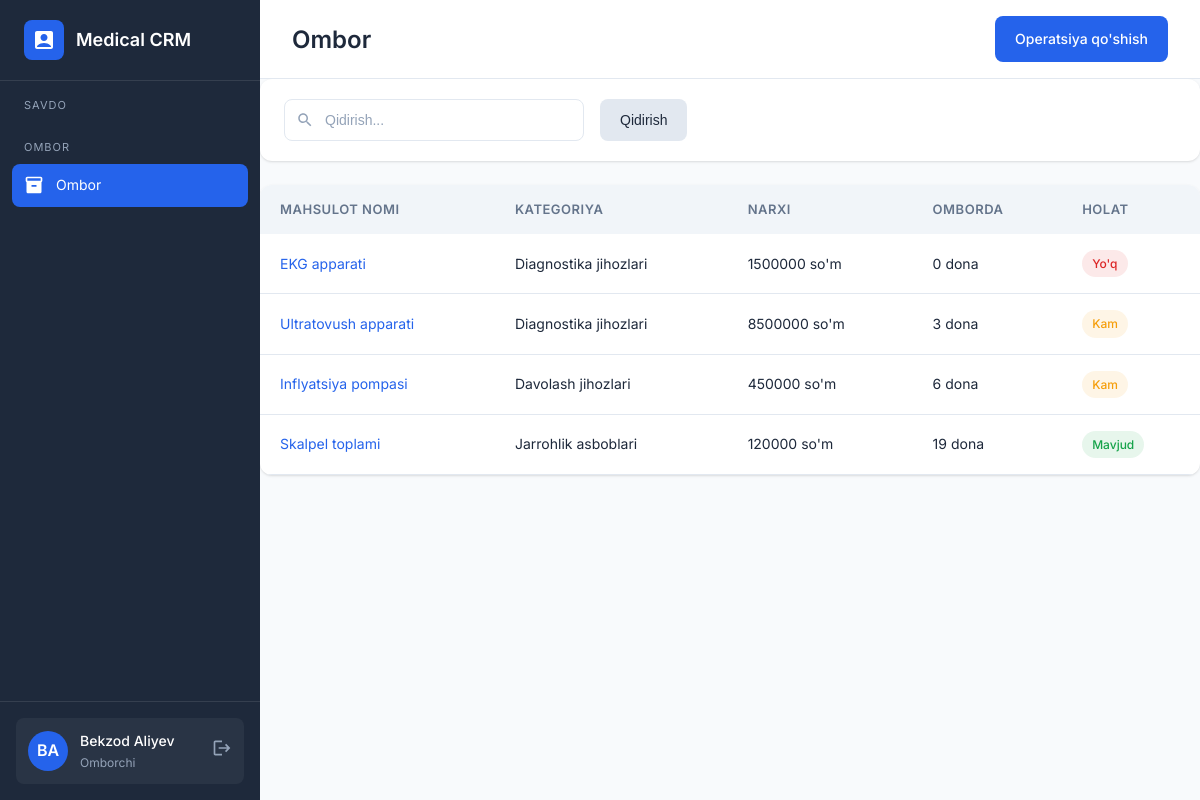
Screenshot of /warehouse/ (signed in) with the database file from the repository.
### backend/main/models.py (models this page shows, shortened)
class User(AbstractUser):
    ROLE_CHOICES = [
        ('director', 'Direktor'),
        ('seller', 'Sotuvchi'),
        ('warehouse', 'Omborchi'),
        ('supplier', 'Yetkazib beruvchi'),
        ('courier', 'Kuryer'),
    ]
    role = models.CharField(max_length=20, choices=ROLE_CHOICES, default='seller')
    phone = models.CharField(max_length=20, blank=True)
    class Meta:
        verbose_name = 'Foydalanuvchi'
        verbose_name_plural = 'Foydalanuvchilar'

class Product(models.Model):
    name = models.CharField(max_length=300, verbose_name='Mahsulot nomi')
    category = models.ForeignKey(Category, on_delete=models.CASCADE, related_name='products', verbose_name='Kategoriya')
    description = models.TextField(blank=True, verbose_name='Tavsif')
    price = models.DecimalField(max_digits=12, decimal_places=2, verbose_name='Narxi (soʻm)')
    stock = models.PositiveIntegerField(default=0, verbose_name='Ombordagi soni')
    unit = models.CharField(max_length=50, default='dona', verbose_name='Oʻlchov birligi')
    image = models.ImageField(upload_to='products/', blank=True, null=True, verbose_name='Rasm')
    created_at = models.DateTimeField(auto_now_add=True)
    updated_at = models.DateTimeField(auto_now=True)
    class Meta:
        verbose_name = 'Mahsulot'
        verbose_name_plural = 'Mahsulotlar'

class Category(models.Model):
    name = models.CharField(max_length=200, verbose_name='Kategoriya nomi')
    description = models.TextField(blank=True, verbose_name='Tavsif')
    created_at = models.DateTimeField(auto_now_add=True)
    class Meta:
        verbose_name = 'Kategoriya'
        verbose_name_plural = 'Kategoriyalar'

### backend/main/views.py (the view)
# urls.py: path('warehouse/', views.warehouse, name='warehouse'),
@login_required
def warehouse(request):
    if request.user.role != 'warehouse':
        messages.error(request, "Sizga bu sahifaga kirish ruxsati yo'q")
        return redirect('dashboard')
    search = request.GET.get('search', '')
    products = Product.objects.select_related('category')
    if search:
        products = products.filter(name__icontains=search)
    return render(request, 'warehouse.html', {'products': products})

### frontend/templates/warehouse.html (shortened to what this page needs)
{% extends 'base.html' %}
{% block content %}
<div class="top-bar">
    <h1 class="page-title">Ombor</h1>
    <div class="page-actions">
        <a href="{% url 'warehouse_transaction' %}" class="btn btn-primary">Operatsiya qo'shish</a>
    </div>
</div>
<div class="filter-bar">
    <form method="get" style="display: flex; gap: 16px; flex: 1;">
        <div class="search-box" style="flex: 1; max-width: 300px;">
            <svg viewBox="0 0 24 24"><path d="M15.5 14h-.79l-.28-.27C15.41 12.59 16 11.11 16 9.5 16 5.91 13.09 3 9.5 3S3 5.91 3 9.5 5.91 16 9.5 16c1.61 0 3.09-.59 4.23-1.57l.27.28v.79l5 4.99L20.49 19l-4.99-5zm-6 0C7.01 14 5 11.99 5 9.5S7.01 5 9.5 5 14 7.01 14 9.5 11.99 14 9.5 14z"/></svg>
            <input type="text" name="search" class="form-control" placeholder="Qidirish..." value="{{ request.GET.search|default:'' }}">
        </div>
        <button type="submit" class="btn btn-secondary">Qidirish</button>
    </form>
</div>
<div class="table-container">
    <table>
        <thead>
            <tr>
                <th>Mahsulot nomi</th>
                <th>Kategoriya</th>
                <th>Narxi</th>
                <th>Omborda</th>
                <th>Holat</th>
            </tr>
        </thead>
        <tbody>
            {% for product in products %}
            <tr>
                <td><a href="{% url 'product_detail' product.id %}">{{ product.name }}</a></td>
                <td>{{ product.category.name }}</td>
                <td>{{ product.price|floatformat:0 }} so'm</td>
                <td>{{ product.stock }} {{ product.unit }}</td>
                <td>
                    {% if product.stock == 0 %}
                    <span class="badge badge-danger">Yo'q</span>
                    {% elif product.stock < 10 %}
                    <span class="badge badge-warning">Kam</span>
                    {% else %}
                    <span class="badge badge-success">Mavjud</span>
                    {% endif %}
                </td>
            </tr>
            {% endfor %}
        </tbody>
    </table>
</div>
{% endblock %}

### frontend/templates/base.html (shortened to what this page needs)
{% load static %}
<!DOCTYPE html>
<html lang="uz">
<head>
    <link rel="stylesheet" href="{% static 'css/style.css' %}">
</head>
<body>
    {% if request.user.is_authenticated %}
    <div class="layout">
        <aside class="sidebar">
            <div class="sidebar-header">
                <div class="sidebar-logo">
                    <div class="sidebar-logo-icon">
                        <svg viewBox="0 0 24 24"><path d="M19 3H5c-1.1 0-2 .9-2 2v14c0 1.1.9 2 2 2h14c1.1 0 2-.9 2-2V5c0-1.1-.9-2-2-2zm-7 3c1.93 0 3.5 1.57 3.5 3.5S13.93 13 12 13s-3.5-1.57-3.5-3.5S10.07 6 12 6zm7 13H5v-.23c0-.62.28-1.2.76-1.58C7.47 15.82 9.64 15 12 15s4.53.82 6.24 2.19c.48.38.76.97.76 1.58V19z"/></svg>
                    </div>
                    <span class="sidebar-logo-text">Medical CRM</span>
                </div>
            </div>
            <nav class="sidebar-nav">
                <div class="nav-section">
                    <div class="nav-section-title">Savdo</div>
                </div>
                {% if request.user.role == 'warehouse' %}
                <div class="nav-section">
                    <div class="nav-section-title">Ombor</div>
                    <a href="{% url 'warehouse' %}" class="nav-item {% if '/warehouse' in request.path %}active{% endif %}">
                        <svg viewBox="0 0 24 24"><path d="M20 2H4c-1 0-2 .9-2 2v3.01c0 .72.43 1.34 1 1.69V20c0 1.1 1.1 2 2 2h14c.9 0 2-.9 2-2V8.7c.57-.35 1-.97 1-1.69V4c0-1.1-1-2-2-2zm-5 12H9v-2h6v2zm5-7H4V4h16v3z"/></svg>
                        <span>Ombor</span>
                    </a>
                </div>
                {% endif %}
            </nav>
            <div class="sidebar-footer">
                <div class="user-info">
                    <div class="user-avatar">{{ request.user.first_name.0|upper }}{{ request.user.last_name.0|upper }}</div>
                    <div class="user-details">
                        <div class="user-name">{{ request.user.get_full_name }}</div>
                        <div class="user-role">{{ request.user.get_role_display }}</div>
                    </div>
                    <a href="{% url 'logout' %}" style="color: var(--gray-light);">
                        <svg width="20" height="20" viewBox="0 0 24 24" fill="currentColor"><path d="M17 7l-1.41 1.41L18.17 11H8v2h10.17l-2.58 2.58L17 17l5-5zM4 5h8V3H4c-1.1 0-2 .9-2 2v14c0 1.1.9 2 2 2h8v-2H4V5z"/></svg>
                    </a>
                </div>
            </div>
        </aside>
        <main class="main-content">
            {% block content %}{% endblock %}
        </main>
    </div>
    {% else %}
    {% block login_content %}{% endblock %}
    {% endif %}
</body>
</html>

### rows the page displays
User: user.first_name.0 "B", user.last_name.0 "A", user.get_full_name "Bekzod Aliyev", user.role "Omborchi"
Product: name "EKG apparati", category.name "Diagnostika jihozlari", price "1500000", stock "0", unit "dona", shows "Yo'q"
Product: name "Ultratovush apparati", category.name "Diagnostika jihozlari", price "8500000", stock "3", unit "dona", shows "Kam"
Product: name "Inflyatsiya pompasi", category.name "Davolash jihozlari", price "450000", stock "6", unit "dona", shows "Kam"
Product: name "Skalpel toplami", category.name "Jarrohlik asboblari", price "120000", stock "19", unit "dona", shows "Mavjud"
